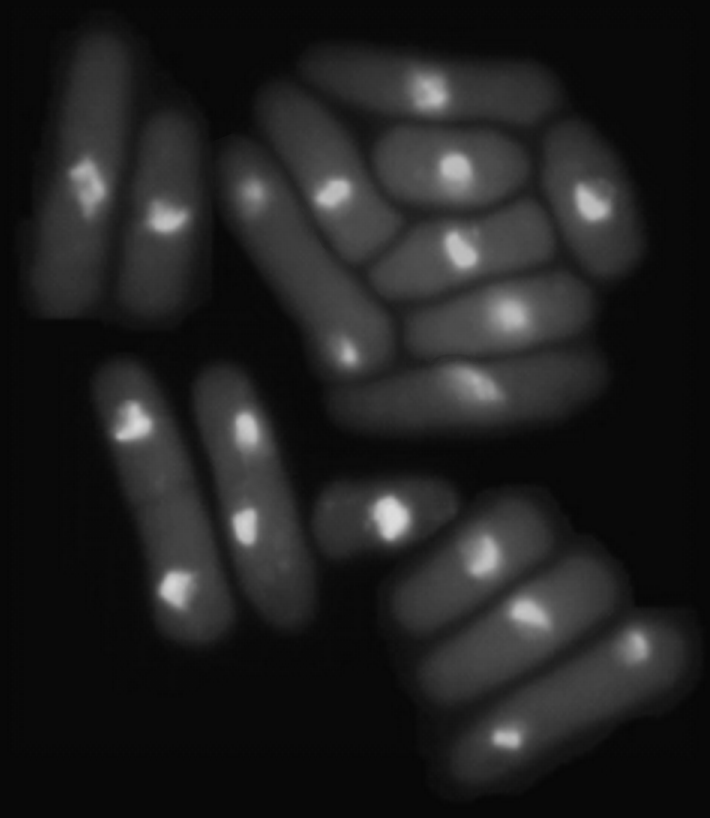
%> input picture image segmentation/pics/yeast.tif, 710 x 818 px
$ octave demo.m   (GNU Octave 9; MATLAB toolbox functions it lacks are replaced by stand-ins)
%> lines starting %> are read from the running program, lines starting %| are printed output that depends on the picture; in (x1, y1, x2, y2) boxes, pixels count from 0 and x2, y2 are one past the last pixel; in counts of white or black regions, pixels touching at a corner belong together; the program's own positions count from 1
%> further down, img is the input picture: size 818x710 uint8; min 6, max 222, mean 33.1
### image segmentation/variableThreshold/variableThreshold.m
function res = variableThreshold(img,nhood,a,b,mean_type)
%> called with nhood = [1 1 1; 1 1 1; 1 1 1], a = 30, b = 1.5, mean_type = 'global'
%% 使用可变阈值分割图像
% img：待分割的图像
% nhood：计算局部统计量所用的邻域大小
% a：局部方差的加权值
% b：局部（全局）均值的加权值
% mean_type：是使用局部均值还是全局均值

%% 简单实现
img = double(img);
%> img: size 818x710 double
local_std = stdfilt(img,nhood);    % 局部标准差
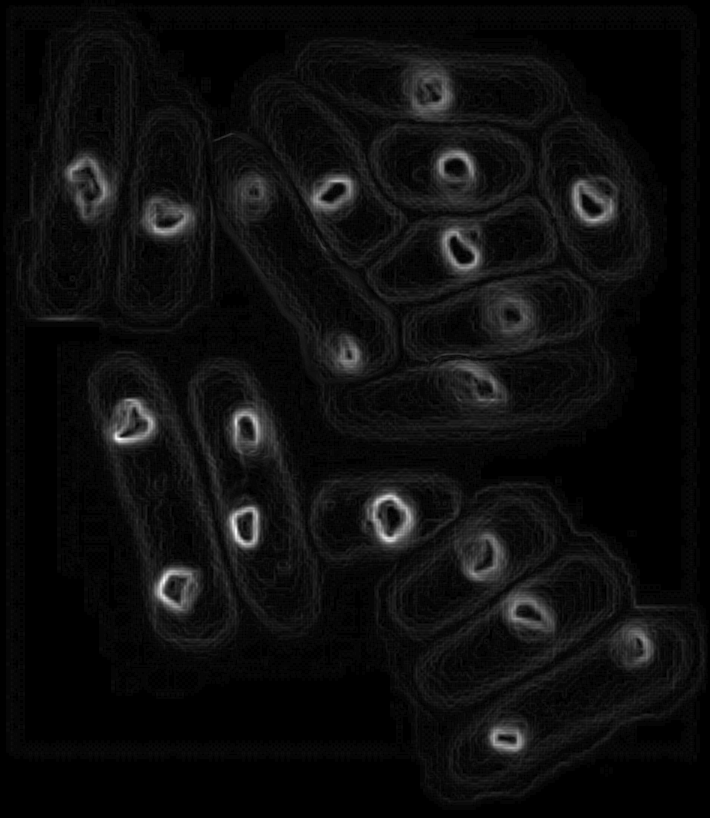
%> local_std: size 818x710 double; min 0, max 19.33, mean 1.07; drawn with min black and max white
if nargin == 5 && strcmp(mean_type,'global')
    mean_local = mean2(img);    % 全局均值
%> mean_local = 33.1
else
    mean_local = meanfilt(img,nhood);    % 局部均值
end
% res = img > (a*local_std + b*mean_local);
res = (img > a*local_std) & (img > b*mean_local);
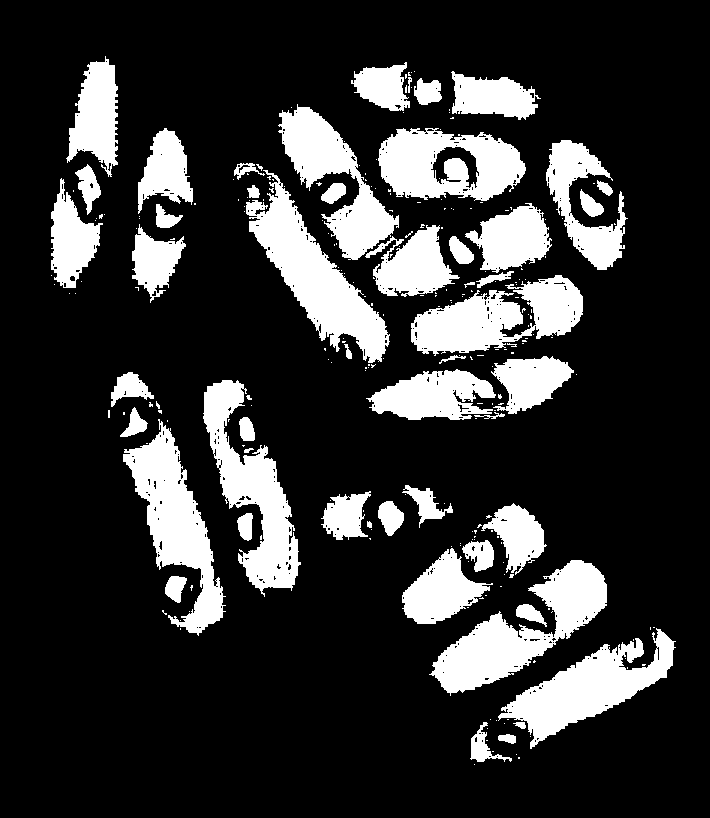
%> res: size 818x710 logical; 20% white; 255 white regions (203 under 20 px), largest, box (x1, y1, x2, y2) and area: (246, 170, 390, 363) 9095, (429, 560, 607, 696) 8854, (123, 419, 226, 636) 8283
end

%% 仿照MATLAB自带函数stdfilt的功能，编写一个meanfilt函数
% [8 lines left out: function meanfilt, not called in this run]

### image segmentation/variableThreshold/demo.m
close all; clear; clc;
img = imread('yeast.tif');
% 学会成为一个合格的调参侠是无法避免的
res = variableThreshold(img,ones(3),30,1.5,'global');
figure;
subplot(121), imshow(img);
subplot(122), imshow(res);

$ run again, with image segmentation/pics/cygnusloop.tif copied over image segmentation/pics/yeast.tif
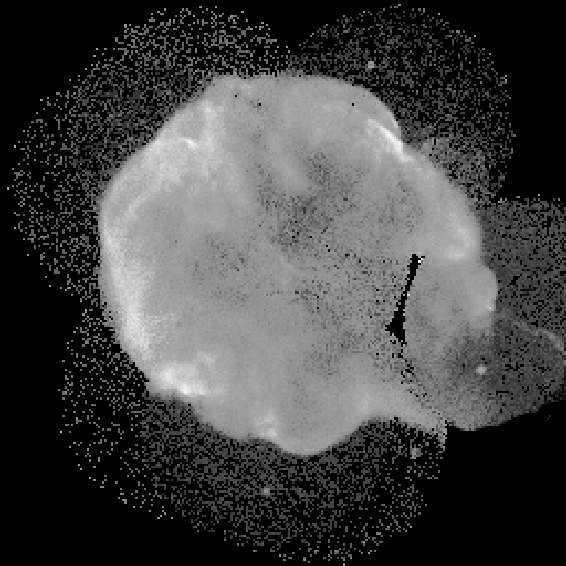
%> input picture image segmentation/pics/cygnusloop.tif, 566 x 566 px
%> img is the input picture: size 566x566 uint8; min 0, max 253, mean 66.9
%> img: size 566x566 double
%> in variableThreshold, `local_std = stdfilt(img,nhood);`:
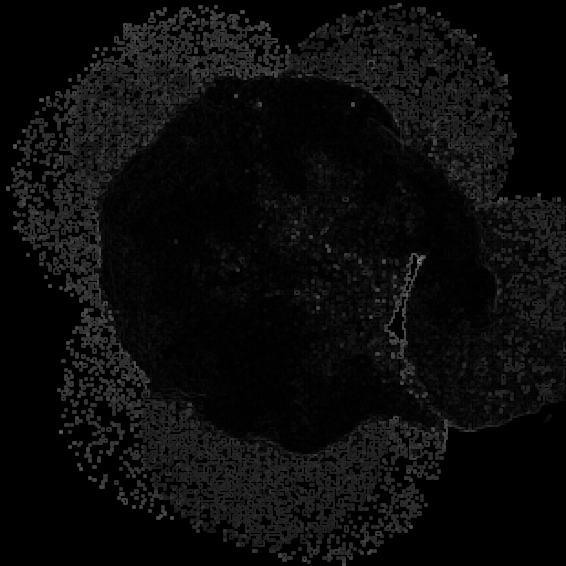
%> local_std: size 566x566 double; min 0, max 133.3, mean 11.6
%> mean_local = 66.88
%> in variableThreshold, `res = (img > a*local_std) & (img > b*mean_local);`:
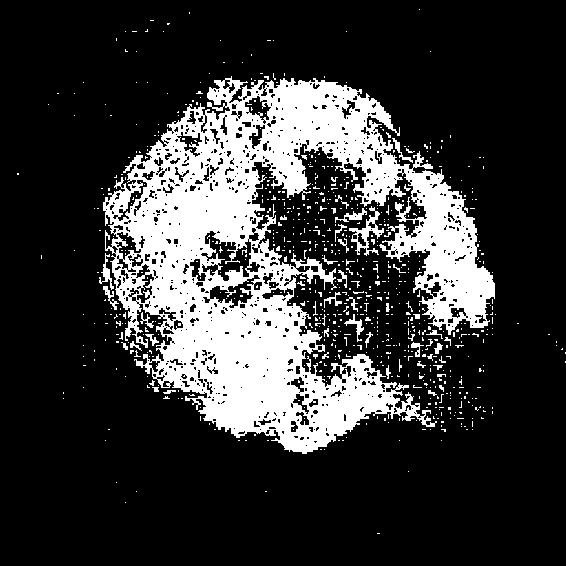
%> res: size 566x566 logical; 21.5% white; 764 white regions (721 under 20 px), largest, box (x1, y1, x2, y2) and area: (103, 76, 495, 454) 63738, (349, 206, 384, 256) 493, (99, 253, 114, 290) 163
